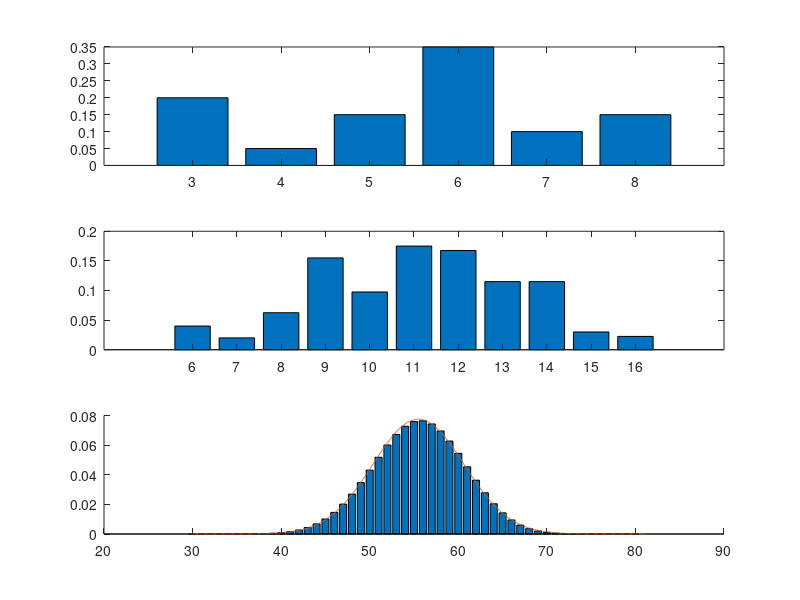

The MATLAB script that drew this image:
close all;
clear variables;

n=1;
m=1;

switch n
    case 1
        a=3;
        b=8;
        x1=a:1:b;
        y1=[4,1,3,7,2,3]./20;

    case 2
        a=-5;
        b=4;
        x1=a:1:b;
        y1=ones(1,10)./10;
        
    case 3
        a=1;
        b=100;
        p=1/3;
        x1=a:1:b;
        y1=p*(1-p).^(x1-1);
        
end

%1
m1=x1*y1';
sig1=sqrt((x1.^2)*y1'-m1.^2);

%2
x2=2*a:1:2*b;
y2=conv(y1,y1);


%3
n=10;
x3=n*a:1:n*b;
y3=y1;
for i=1:n-1
    y3=conv(y3,y1);
end
switch m
    case 1
        m3=x3*y3';
        sig3=sqrt((x3.^2)*y3'-m3.^2);
        X=m3-5*sig3:0.01:m3+5*sig3;
        Y=(1/(sig3*sqrt(2*pi)))*exp((-1/2)*((X-m3)/sig3).^2); 
        figure(1);
        subplot(311);bar(x1,y1);
        subplot(312);bar(x2,y2);
        subplot(313);hold on,bar(x3,y3);plot(X,Y);
        
    case 3
        m3=1/p;
        sig3=sqrt((1-p)/p^2);
        X=m3-5*sig3:0.01:m3+5*sig3;
        Y=(1/(sig3*sqrt(2*pi)))*exp((-1/2)*((X-m3)/sig3).^2);
        figure(1);
        subplot(311);bar(x1,y1);
        subplot(312);bar(x2,y2);
        subplot(313);hold on,bar(x3,y3);plot(X,Y);
end



